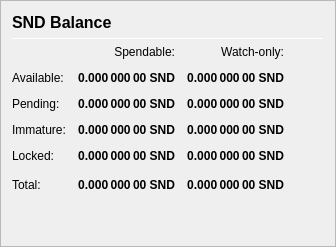
                   <widget class="QFrame" name="frame_Balances">
                    <property name="frameShape">
                     <enum>QFrame::StyledPanel</enum>
                    </property>
                    <property name="frameShadow">
                     <enum>QFrame::Raised</enum>
                    </property>
                    <layout class="QVBoxLayout" name="verticalLayout_4">
                     <item>
                      <layout class="QHBoxLayout" name="horizontalLayout_4">
                       <item>
                        <widget class="QLabel" name="label_5">
                         <property name="minimumSize">
                          <size>
                           <width>0</width>
                           <height>20</height>
                          </size>
                         </property>
                         <property name="font">
                          <font>
                           <pointsize>12</pointsize>
                           <weight>75</weight>
                           <bold>true</bold>
                          </font>
                         </property>
                         <property name="text">
                          <string>SND Balance</string>
                         </property>
                        </widget>
                       </item>
                       <!-- <item>
                        <widget class="QLabel" name="labelSNDPercent">
                         <property name="text">
                          <string notr="true">0 %</string>
                         </property>
                        </widget>
                       </item> -->
                       <item>
                        <spacer name="horizontalSpacer_3">
                         <property name="orientation">
                          <enum>Qt::Horizontal</enum>
                         </property>
                         <property name="sizeHint" stdset="0">
                          <size>
                           <width>40</width>
                           <height>20</height>
                          </size>
                         </property>
                        </spacer>
                       </item>
                      </layout>
                     </item>
                     <item>
                      <widget class="Line" name="line_Balance">
                       <property name="minimumSize">
                        <size>
                         <width>0</width>
                         <height>1</height>
                        </size>
                       </property>
                       <property name="maximumSize">
                        <size>
                         <width>16777215</width>
                         <height>1</height>
                        </size>
                       </property>
                       <property name="orientation">
                        <enum>Qt::Horizontal</enum>
                       </property>
                      </widget>
                     </item>
                     <item>
                      <layout class="QGridLayout" name="gridLayout">
                       <property name="spacing">
                        <number>12</number>
                       </property>
                       <item row="0" column="1">
                        <widget class="QLabel" name="labelSpendable">
                         <property name="text">
                          <string>Spendable:</string>
                         </property>
                         <property name="alignment">
                          <set>Qt::AlignRight|Qt::AlignTrailing|Qt::AlignVCenter</set>
                         </property>
                        </widget>
                       </item>
                       <item row="0" column="2">
                        <widget class="QLabel" name="labelWatchonly">
                         <property name="text">
                          <string>Watch-only:</string>
                         </property>
                         <property name="alignment">
                          <set>Qt::AlignRight|Qt::AlignTrailing|Qt::AlignVCenter</set>
                         </property>
                        </widget>
                       </item>
                       <item row="1" column="0">
                        <widget class="QLabel" name="labelBalanceText">
                         <property name="text">
                          <string>Available:</string>
                         </property>
                        </widget>
                       </item>
                       <item row="1" column="1">
                        <widget class="QLabel" name="labelBalance">
                         <property name="font">
                          <font>
                           <weight>75</weight>
                           <bold>true</bold>
                          </font>
                         </property>
                         <property name="cursor">
                          <cursorShape>IBeamCursor</cursorShape>
                         </property>
                         <property name="toolTip">
                          <string>Your current spendable balance</string>
                         </property>
                         <property name="text">
                          <string notr="true">0.000 000 00 SND</string>
                         </property>
                         <property name="alignment">
                          <set>Qt::AlignRight|Qt::AlignTrailing|Qt::AlignVCenter</set>
                         </property>
                         <property name="textInteractionFlags">
                          <set>Qt::LinksAccessibleByMouse|Qt::TextSelectableByKeyboard|Qt::TextSelectableByMouse</set>
                         </property>
                        </widget>
                       </item>
                       <item row="1" column="2">
                        <widget class="QLabel" name="labelWatchAvailable">
                         <property name="font">
                          <font>
                           <weight>75</weight>
                           <bold>true</bold>
                          </font>
                         </property>
                         <property name="cursor">
                          <cursorShape>IBeamCursor</cursorShape>
                         </property>
                         <property name="toolTip">
                          <string>Your current balance in watch-only addresses</string>
                         </property>
                         <property name="text">
                          <string notr="true">0.000 000 00 SND</string>
                         </property>
                         <property name="alignment">
                          <set>Qt::AlignRight|Qt::AlignTrailing|Qt::AlignVCenter</set>
                         </property>
                         <property name="textInteractionFlags">
                          <set>Qt::LinksAccessibleByMouse|Qt::TextSelectableByKeyboard|Qt::TextSelectableByMouse</set>
                         </property>
                        </widget>
                       </item>
                       <item row="2" column="0">
                        <widget class="QLabel" name="labelPendingText">
                         <property name="text">
                          <string>Pending:</string>
                         </property>
                        </widget>
                       </item>
                       <item row="2" column="1">
                        <widget class="QLabel" name="labelUnconfirmed">
                         <property name="font">
                          <font>
                           <weight>75</weight>
                           <bold>true</bold>
                          </font>
                         </property>
                         <property name="cursor">
                          <cursorShape>IBeamCursor</cursorShape>
                         </property>
                         <property name="toolTip">
                          <string>Total of transactions that have yet to be confirmed, and do not yet count toward the spendable balance</string>
                         </property>
                         <property name="text">
                          <string notr="true">0.000 000 00 SND</string>
                         </property>
                         <property name="alignment">
                          <set>Qt::AlignRight|Qt::AlignTrailing|Qt::AlignVCenter</set>
                         </property>
                         <property name="textInteractionFlags">
                          <set>Qt::LinksAccessibleByMouse|Qt::TextSelectableByKeyboard|Qt::TextSelectableByMouse</set>
                         </property>
                        </widget>
                       </item>
                       <item row="2" column="2">
                        <widget class="QLabel" name="labelWatchPending">
                         <property name="font">
                          <font>
                           <weight>75</weight>
                           <bold>true</bold>
                          </font>
                         </property>
                         <property name="cursor">
                          <cursorShape>IBeamCursor</cursorShape>
                         </property>
                         <property name="toolTip">
                          <string>Unconfirmed transactions to watch-only addresses</string>
                         </property>
                         <property name="text">
                          <string notr="true">0.000 000 00 SND</string>
                         </property>
                         <property name="alignment">
                          <set>Qt::AlignRight|Qt::AlignTrailing|Qt::AlignVCenter</set>
                         </property>
                         <property name="textInteractionFlags">
                          <set>Qt::LinksAccessibleByMouse|Qt::TextSelectableByKeyboard|Qt::TextSelectableByMouse</set>
                         </property>
                        </widget>
                       </item>
                       <item row="3" column="0">
                        <widget class="QLabel" name="labelImmatureText">
                         <property name="text">
                          <string>Immature:</string>
                         </property>
                        </widget>
                       </item>
                       <item row="3" column="1">
                        <widget class="QLabel" name="labelImmature">
                         <property name="font">
                          <font>
                           <weight>75</weight>
                           <bold>true</bold>
                          </font>
                         </property>
                         <property name="cursor">
                          <cursorShape>IBeamCursor</cursorShape>
                         </property>
                         <property name="toolTip">
                          <string>Staked or masternode rewards that has not yet matured</string>
                         </property>
                         <property name="text">
                          <string notr="true">0.000 000 00 SND</string>
                         </property>
                         <property name="alignment">
                          <set>Qt::AlignRight|Qt::AlignTrailing|Qt::AlignVCenter</set>
                         </property>
                         <property name="textInteractionFlags">
                          <set>Qt::LinksAccessibleByMouse|Qt::TextSelectableByKeyboard|Qt::TextSelectableByMouse</set>
                         </property>
                        </widget>
                       </item>
                       <item row="3" column="2">
                        <widget class="QLabel" name="labelWatchImmature">
                         <property name="font">
                          <font>
                           <weight>75</weight>
                           <bold>true</bold>
                          </font>
                         </property>
                         <property name="cursor">
                          <cursorShape>IBeamCursor</cursorShape>
                         </property>
                         <property name="toolTip">
                          <string>Staked or masternode rewards in watch-only addresses that has not yet matured</string>
                         </property>
                         <property name="text">
                          <string notr="true">0.000 000 00 SND</string>
                         </property>
                         <property name="alignment">
                          <set>Qt::AlignRight|Qt::AlignTrailing|Qt::AlignVCenter</set>
                         </property>
                         <property name="textInteractionFlags">
                          <set>Qt::LinksAccessibleByMouse|Qt::TextSelectableByKeyboard|Qt::TextSelectableByMouse</set>
                         </property>
                        </widget>
                       </item>
                       <item row="4" column="0">
                        <widget class="QLabel" name="labelLockedBalanceText">
                         <property name="toolTip">
                          <string>Locked SND or Masternode collaterals.</string>
                         </property>
                         <property name="text">
                          <string>Locked:</string>
                         </property>
                        </widget>
                       </item>
                       <item row="4" column="1">
                        <widget class="QLabel" name="labelLockedBalance">
                         <property name="font">
                          <font>
                           <weight>75</weight>
                           <bold>true</bold>
                          </font>
                         </property>
                         <property name="cursor">
                          <cursorShape>IBeamCursor</cursorShape>
                         </property>
                         <property name="toolTip">
                          <string>Locked SND or Masternode collaterals.</string>
                         </property>
                         <property name="text">
                          <string notr="true">0.000 000 00 SND</string>
                         </property>
                         <property name="alignment">
                          <set>Qt::AlignRight|Qt::AlignTrailing|Qt::AlignVCenter</set>
                         </property>
                         <property name="textInteractionFlags">
                          <set>Qt::LinksAccessibleByMouse|Qt::TextSelectableByKeyboard|Qt::TextSelectableByMouse</set>
                         </property>
                        </widget>
                       </item>
                       <item row="4" column="2">
                        <widget class="QLabel" name="labelWatchLocked">
                         <property name="font">
                          <font>
                           <weight>75</weight>
                           <bold>true</bold>
                          </font>
                         </property>
                         <property name="cursor">
                          <cursorShape>IBeamCursor</cursorShape>
                         </property>
                         <property name="toolTip">
                          <string>Current locked balance in watch-only addresses</string>
                         </property>
                         <property name="text">
                          <string notr="true">0.000 000 00 SND</string>
                         </property>
                         <property name="alignment">
                          <set>Qt::AlignRight|Qt::AlignTrailing|Qt::AlignVCenter</set>
                         </property>
                         <property name="textInteractionFlags">
                          <set>Qt::LinksAccessibleByMouse|Qt::TextSelectableByKeyboard|Qt::TextSelectableByMouse</set>
                         </property>
                        </widget>
                       </item>
                       <item row="5" column="0">
                        <widget class="QLabel" name="labelTotalText">
                         <property name="text">
                          <string>Total:</string>
                         </property>
                         <property name="toolTip">
                          <string>Your current Snodecoin balance, unconfirmed and immature transactions included</string>
                         </property>
                        </widget>
                       </item>
                       <item row="5" column="1">
                        <widget class="QLabel" name="labelTotal">
                         <property name="font">
                          <font>
                           <weight>75</weight>
                           <bold>true</bold>
                          </font>
                         </property>
                         <property name="cursor">
                          <cursorShape>IBeamCursor</cursorShape>
                         </property>
                         <property name="toolTip">
                          <string>Your current Snodecoin balance, unconfirmed and immature transactions included</string>
                         </property>
                         <property name="text">
                          <string notr="true">0.000 000 00 SND</string>
                         </property>
                         <property name="alignment">
                          <set>Qt::AlignRight|Qt::AlignTrailing|Qt::AlignVCenter</set>
                         </property>
                         <property name="textInteractionFlags">
                          <set>Qt::LinksAccessibleByMouse|Qt::TextSelectableByKeyboard|Qt::TextSelectableByMouse</set>
                         </property>
                        </widget>
                       </item>
                       <item row="5" column="2">
                        <widget class="QLabel" name="labelWatchTotal">
                         <property name="font">
                          <font>
                           <weight>75</weight>
                           <bold>true</bold>
                          </font>
                         </property>
                         <property name="cursor">
                          <cursorShape>IBeamCursor</cursorShape>
                         </property>
                         <property name="toolTip">
                          <string>Current total balance in watch-only addresses</string>
                         </property>
                         <property name="text">
                          <string notr="true">0.000 000 00 SND</string>
                         </property>
                         <property name="alignment">
                          <set>Qt::AlignRight|Qt::AlignTrailing|Qt::AlignVCenter</set>
                         </property>
                         <property name="textInteractionFlags">
                          <set>Qt::LinksAccessibleByMouse|Qt::TextSelectableByKeyboard|Qt::TextSelectableByMouse</set>
                         </property>
                        </widget>
                       </item>
                       <item row="5" column="3">
                        <spacer name="horizontalSpacer_9">
                         <property name="orientation">
                          <enum>Qt::Horizontal</enum>
                         </property>
                         <property name="sizeHint" stdset="0">
                          <size>
                           <width>40</width>
                           <height>20</height>
                          </size>
                         </property>
                        </spacer>
                       </item>
                      </layout>
                     </item>
                     <item>
                      <spacer name="verticalSpacer_3">
                       <property name="orientation">
                        <enum>Qt::Vertical</enum>
                       </property>
                       <property name="sizeHint" stdset="0">
                        <size>
                         <width>20</width>
                         <height>40</height>
                        </size>
                       </property>
                      </spacer>
                     </item>
                    </layout>
                   </widget>
